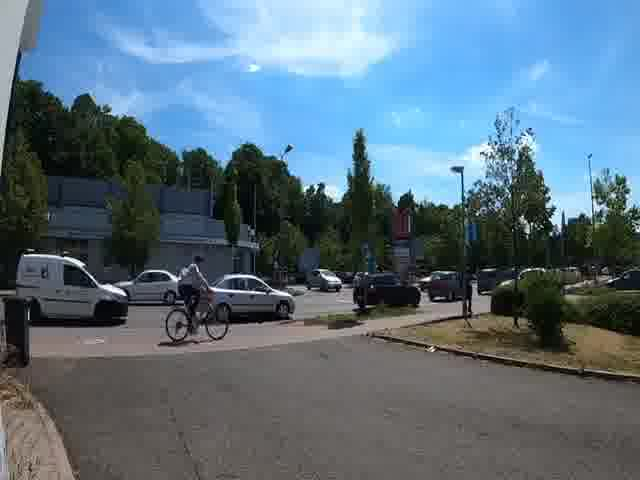
#> input picture images/opticalflow/0139.jpg, 640 x 480 px; its folder holds 4 pictures in this run
$ jupyter execute --allow-errors optical_flow_lucas_kanade.ipynb   (shell and % lines are left out)
#> lines starting #> are read from the running program, lines starting #| are printed output that depends on the picture
#> further down, frame1 is the input picture: shape (480, 640, 3); mean B, G, R 126.4, 112, 90.7
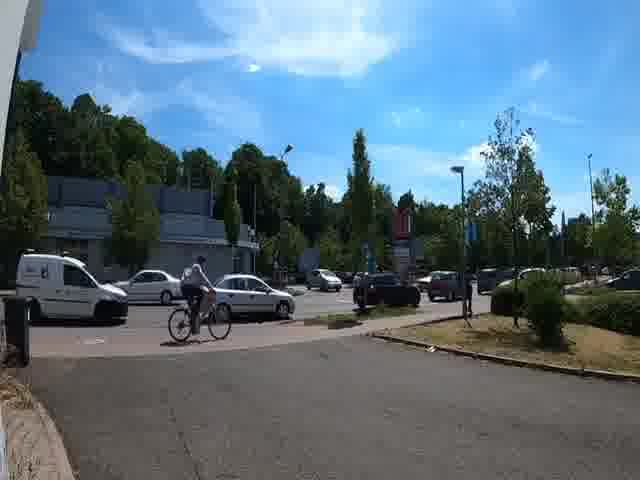
#> input picture images/opticalflow/0140.jpg, 640 x 480 px
#> further down, frame2 is the input picture: shape (480, 640, 3); mean B, G, R 126.5, 112, 90.7
#> `gframe1 = cv2.imread(file1path, 0)`:
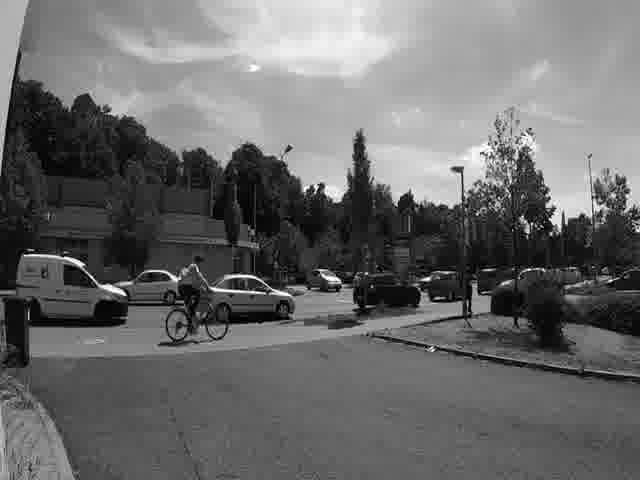
#> gframe1: shape (480, 640); min 0, max 255, mean 107.3
[cell 1]
import numpy as np
import cv2
import sys
from scipy.ndimage.filters import convolve
from matplotlib import pyplot as plt
from matplotlib.pyplot import quiver
import random

[cell 2]
def ImageDerivatives(im1, im2):
#  using robert mask
    kX = np.array([[-1, 1],
                     [-1, 1]])
    kY = np.array([[-1,-1],
                         [ 1, 1]])
    kt_i1 = np.array([[-1, -1], [-1, -1]])
    kt_i2 = np.array([[1, 1], [1, 1]])
    fx = convolve(im1,kX) + convolve(im2,kX)
    fy = convolve(im1,kY) + convolve(im2,kY)
    ft = convolve(im1, kt_i1) + convolve(im2, kt_i2)
    return fx,fy,ft


def smoothing(image, n):
    kernel = np.ones((n,n), np.float32) / (n*n)
    filtered_img = cv2.filter2D(image, -1, kernel)
    return filtered_img

[cell 3]
def LucasKanade(gframe1, gframe2, U, V):
    # params
    feature_params = dict( maxCorners = 10000,
                           qualityLevel = 0.3,
                           minDistance = 7,
                           blockSize = 7 )

    features = cv2.goodFeaturesToTrack(gframe1, mask = None, **feature_params)

    feature = np.int0(features)

    gframe1 = gframe1.astype(np.float32)
    gframe2 = gframe2.astype(np.float32)


    Fx, Fy, Ft = ImageDerivatives(gframe1, gframe2)
    for each_feature in feature:
        j, i = each_feature.ravel()
        FX = np.array([Fx[i-1,j-1],Fx[i,j-1],Fx[i-1,j-1],Fx[i-1,j],Fx[i,j],Fx[i+1,j],Fx[i-1,j+1],Fx[i,j+1],Fx[i+1,j-1]])
        FY = np.array([Fy[i-1,j-1],Fy[i,j-1],Fy[i-1,j-1],Fy[i-1,j],Fy[i,j],Fy[i+1,j],Fy[i-1,j+1],Fy[i,j+1],Fy[i+1,j-1]])
        FT = np.array([Ft[i-1,j-1],Ft[i,j-1],Ft[i-1,j-1],Ft[i-1,j],Ft[i,j],Ft[i+1,j],Ft[i-1,j+1],Ft[i,j+1],Ft[i+1,j-1]])
        A = np.column_stack((FX, FY))
        ft = FT.reshape(-1, 1)
        A_transpose = np.transpose(A)
        A_ = np.linalg.pinv(np.dot(A_transpose, A))
        u, v = np.squeeze(np.dot(np.dot(A_, A_transpose), ft))
        U[i][j]+=u
        U[i][j]+=v

    return U, V

[cell 4]
file1path_ = 'images/opticalflow/'
file2path_ = 'images/opticalflow/'

initialize = True
#> (the rest of this cell did not finish here and is left out)

#> call 2 of smoothing, with n = 2
#> in smoothing (call 2), `kernel = np.ones((n,n), np.float32) / (n*n)`: kernel = [[0.25, 0.25], [0.25, 0.25]]
#> in smoothing (call 2), `filtered_img = cv2.filter2D(image, -1, kernel)`:
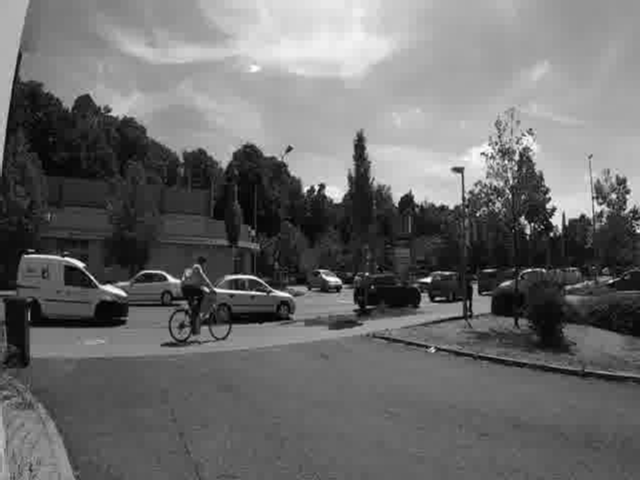
#> filtered_img: shape (480, 640); min 0, max 255, mean 107.4
#> in LucasKanade, `feature_params = dict( maxCorners = 10000, qualityLevel = 0.3, minDist..`: feature_params = {'maxCorners': 10000, 'qualityLevel': 0.3, 'minDistance': 7, 'blockSize': 7}
#> in LucasKanade, `features = cv2.goodFeaturesToTrack(gframe1, mask = None, **feature_par..`: features = 120 rows, first 8: [550, 218], [461, 170], [321, 185], [178, 279], [311, 187], [548, 197], [533, 225], [548, 205]
#> in LucasKanade, `feature = np.int0(features)`: feature has the same summary as features
#> in ImageDerivatives, `fx = convolve(im1,kX) + convolve(im2,kX)`:
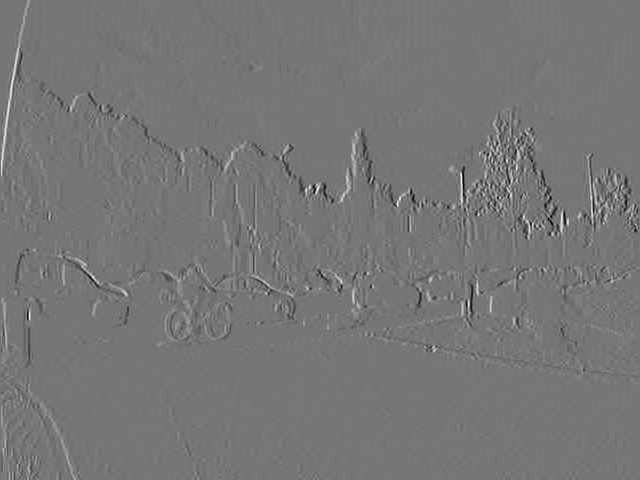
#> fx: shape (480, 640) float32; min -366, max 420, mean 0; drawn with min black and max white
#> in ImageDerivatives, `fy = convolve(im1,kY) + convolve(im2,kY)`:
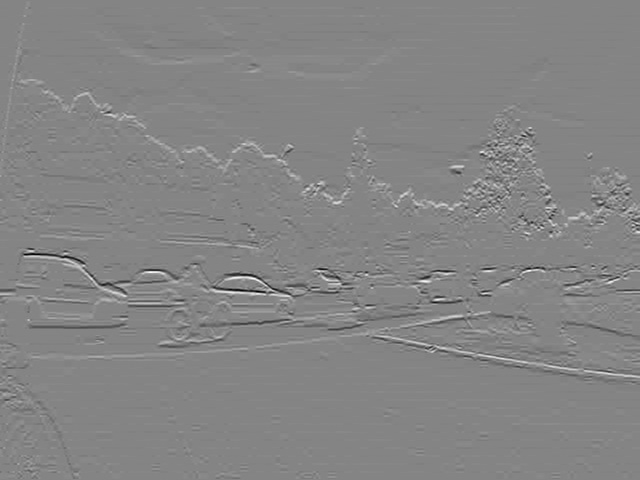
#> fy: shape (480, 640) float32; min -470, max 432, mean 0.7; drawn with min black and max white
#> in ImageDerivatives, `ft = convolve(im1, kt_i1) + convolve(im2, kt_i2)`:
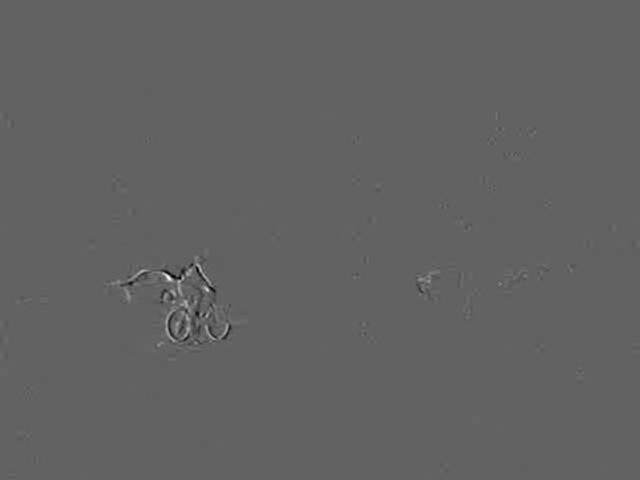
#> ft: shape (480, 640) float32; min -502, max 795, mean 0.2; drawn with min black and max white
#> the loop in LucasKanade, `for each_feature in feature:` made 120 passes
#> (j, i, FX, FY, ft, A_, u, v) on passes 1 to 3: (550, 218, [-22, -142, -22, -114, 4, -50, -280, -120, -234], [-266, -270, -266, -222, -316, -22, -52, -208, 78], [0, 0, 0, 0, 0, 0, 0, 0, 0], [[6.18e-06, -1.43e-06], [-1.43e-06, 2.74e-06]], 0, 0), (461, 170, [6, 4, 6, -66, -62, -10, -134, -200, 46], [-6, 12, -6, -22, 30, -2, -62, 8, -78], [0, 0, 0, 0, 0, 0, 0, 0, 0], [[1.47e-05, -3.44e-06], [-3.44e-06, 8.7e-05]], 0, 0), (321, 185, [90, 48, 90, -68, -28, 14, -74, -28, 22], [126, -56, 126, 100, -32, -26, 122, 32, -18], [0, 0, 0, 0, 0, 0, 0, 0, 0], [[3.26e-05, -1.77e-06], [-1.77e-06, 1.6e-05]], 0, 0)
#> `U, V = LucasKanade(smoothing(gframe1, 2), smoothing(gframe2,2), U, V)`: V: shape (480, 640) float64; every value is 0
#> pass 2 of the loop `for i in range(139, 150):`:
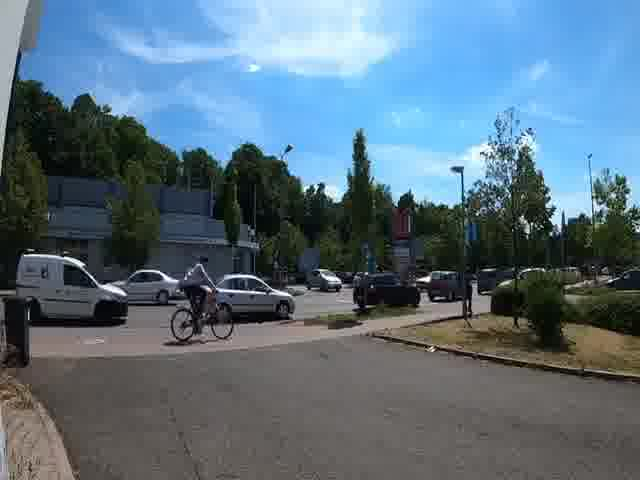
#> input picture images/opticalflow/0141.jpg, 640 x 480 px
#> frame2 is the input picture: shape (480, 640, 3); mean B, G, R 126.5, 112.1, 90.8
#> `gframe2 = cv2.imread(file2path, 0)`:
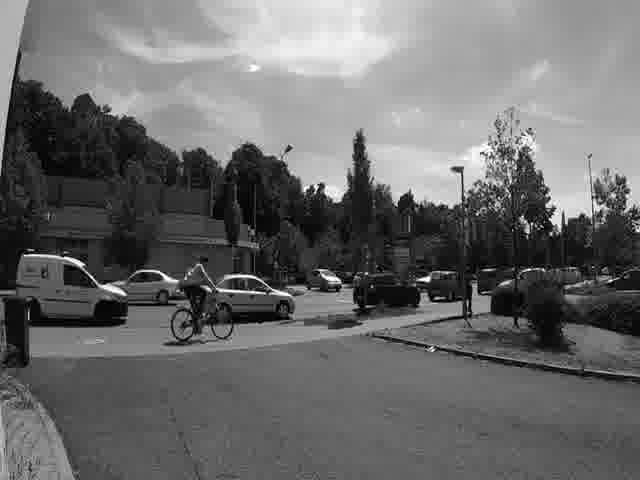
#> gframe2: shape (480, 640); min 0, max 255, mean 107.4
#> features = 110 rows, first 8: [429, 280], [550, 218], [461, 170], [321, 185], [548, 206], [451, 207], [311, 187], [548, 197]
#> feature has the same summary as features
#> in ImageDerivatives (call 2), `ft = convolve(im1, kt_i1) + convolve(im2, kt_i2)`:
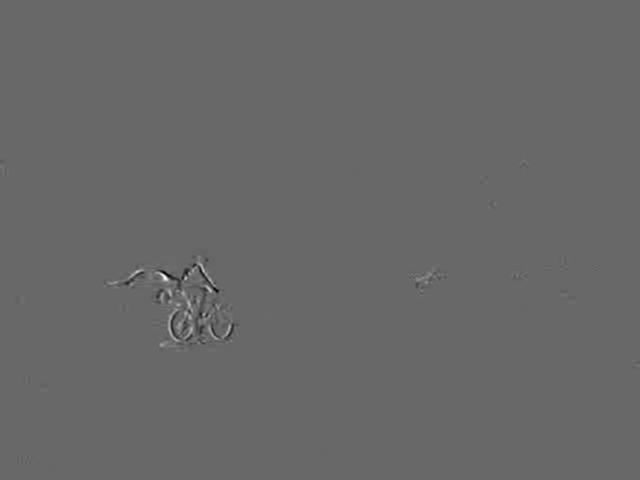
#> ft: shape (480, 640) float32; min -524, max 759, mean 0.1; drawn with min black and max white
#> the loop in LucasKanade (call 2), `for each_feature in feature:` made 110 passes
#> each_feature on passes 19 to 26: [[339, 283]], [[433, 349]], [[492, 157]], [[636, 229]], [[84, 266]], [[320, 272]], [[305, 192]], [[396, 204]]
#> pass 3 of the loop `for i in range(139, 150):`:
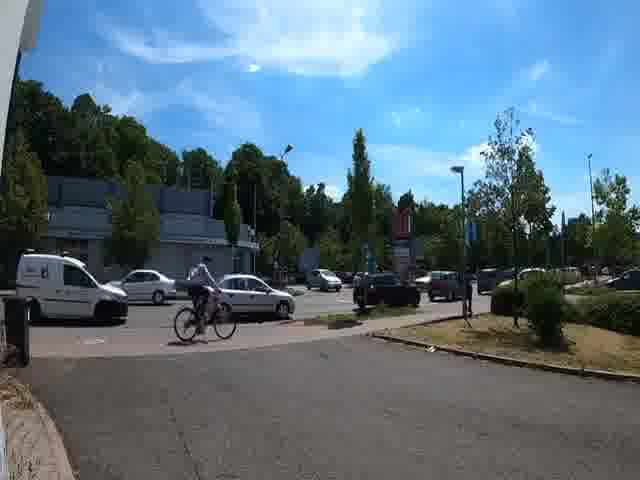
#> input picture images/opticalflow/0142.jpg, 640 x 480 px
#> frame2 is the input picture: shape (480, 640, 3); mean B, G, R 126.5, 112.1, 90.8
#> `gframe2 = cv2.imread(file2path, 0)`:
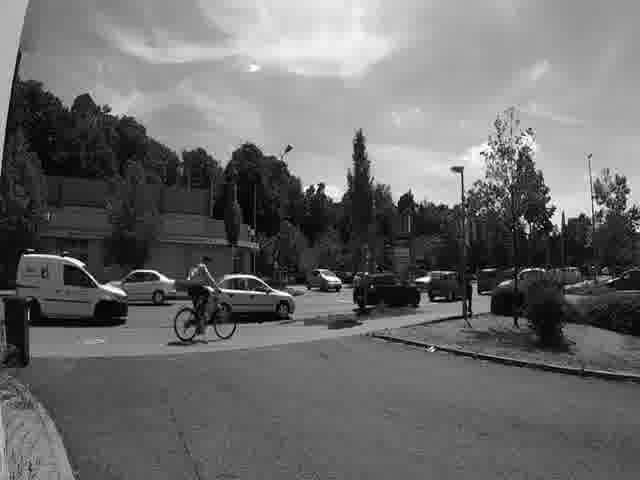
#> gframe2: shape (480, 640); min 0, max 255, mean 107.4
#> in ImageDerivatives (call 3), `ft = convolve(im1, kt_i1) + convolve(im2, kt_i2)`:
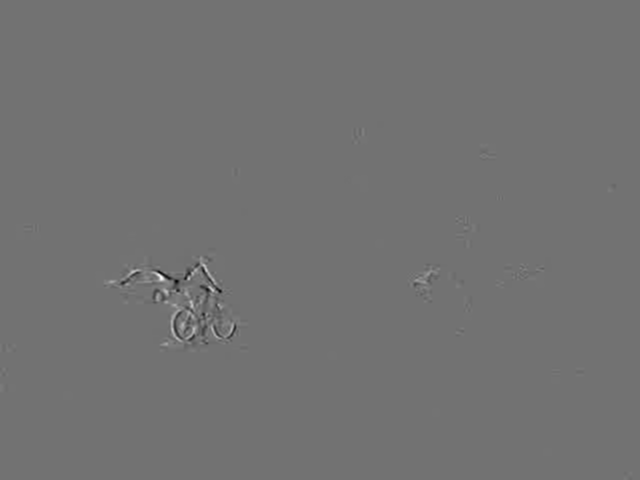
#> ft: shape (480, 640) float32; min -590, max 722, mean 0.1; drawn with min black and max white

# U, V = optimal_vector(U, V, threshold=50)
plt.subplot(121),plt.imshow(frame1, cmap = 'gray')
plt.title('1st Image'), plt.xticks([]), plt.yticks([])
plt.subplot(122),plt.imshow(frame2, cmap = 'gray')
plt.title('2nd Image'), plt.xticks([]), plt.yticks([])
plt.show()

[cell 5]
plt.figure(figsize=(40,20))
plt.title('Vector plot of Optical Flow ')
plt.imshow(frame1,cmap = 'gray')
r, l = gframe1.shape
for row in range(r):
    for col in range(l):
        if abs(U[row,col])>0.3 or abs(V[row,col])>0.3:
            plt.arrow(col,row,V[row,col],U[row,col],head_width = 1, head_length = 1, color = 'red')

plt.show()
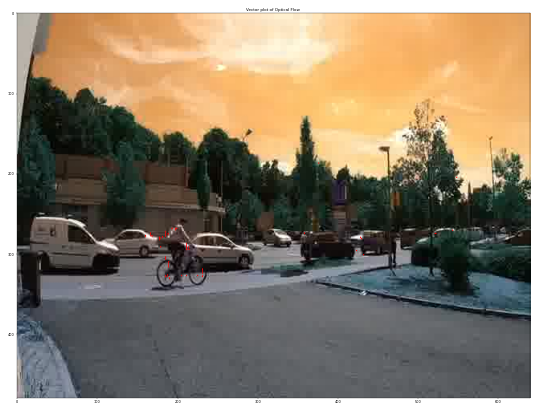
#> figure drawn by matplotlib, 1 panel; B, G, R data is drawn as R, G, B

[cell 6]
# https://github.com/opencv/opencv/blob/master/samples/python/opt_flow.py
def drawOpticalflow(img, U,V, step=7):
    h, w = img.shape[:2]
    y, x = np.mgrid[step/2:h:step, step/2:w:step].reshape(2,-1).astype(int)

    flow = np.dstack((U,V))

    fx, fy = flow[y,x].T
    lines = np.vstack([x, y, x+fx, y+fy]).T.reshape(-1, 2, 2)
    lines = np.int32(lines + 0.2)
    color = (255, 0, 0)
    thickness = 2
    cv2.polylines(img, lines, 0, color, thickness)

    plt.figure(figsize=(40,20))
    plt.imshow(img, cmap='gray')
    plt.title('optical flow'), plt.xticks([]), plt.yticks([])

#> (a cell that did not finish here is left out)
